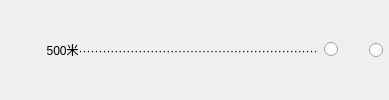
              <widget class="QWidget" name="widget_56" native="true">
               <property name="sizePolicy">
                <sizepolicy hsizetype="Preferred" vsizetype="Fixed">
                 <horstretch>0</horstretch>
                 <verstretch>0</verstretch>
                </sizepolicy>
               </property>
               <layout class="QHBoxLayout" name="horizontalLayout_47">
                <property name="leftMargin">
                 <number>0</number>
                </property>
                <property name="topMargin">
                 <number>0</number>
                </property>
                <property name="rightMargin">
                 <number>6</number>
                </property>
                <property name="bottomMargin">
                 <number>0</number>
                </property>
                <item>
                 <widget class="QLabel" name="label_64">
                  <property name="sizePolicy">
                   <sizepolicy hsizetype="Expanding" vsizetype="Fixed">
                    <horstretch>0</horstretch>
                    <verstretch>0</verstretch>
                   </sizepolicy>
                  </property>
                  <property name="text">
                   <string>              500米····························································</string>
                  </property>
                  <property name="alignment">
                   <set>Qt::AlignLeading|Qt::AlignLeft|Qt::AlignVCenter</set>
                  </property>
                 </widget>
                </item>
                <item>
                 <widget class="QRadioButton" name="radioButton_94">
                  <property name="sizePolicy">
                   <sizepolicy hsizetype="Fixed" vsizetype="Fixed">
                    <horstretch>0</horstretch>
                    <verstretch>0</verstretch>
                   </sizepolicy>
                  </property>
                  <property name="layoutDirection">
                   <enum>Qt::RightToLeft</enum>
                  </property>
                  <property name="text">
                   <string/>
                  </property>
                 </widget>
                </item>
                <item>
                 <widget class="QRadioButton" name="radioButton_95">
                  <property name="sizePolicy">
                   <sizepolicy hsizetype="Fixed" vsizetype="Fixed">
                    <horstretch>0</horstretch>
                    <verstretch>0</verstretch>
                   </sizepolicy>
                  </property>
                  <property name="layoutDirection">
                   <enum>Qt::RightToLeft</enum>
                  </property>
                  <property name="text">
                   <string>    </string>
                  </property>
                 </widget>
                </item>
               </layout>
              </widget>
